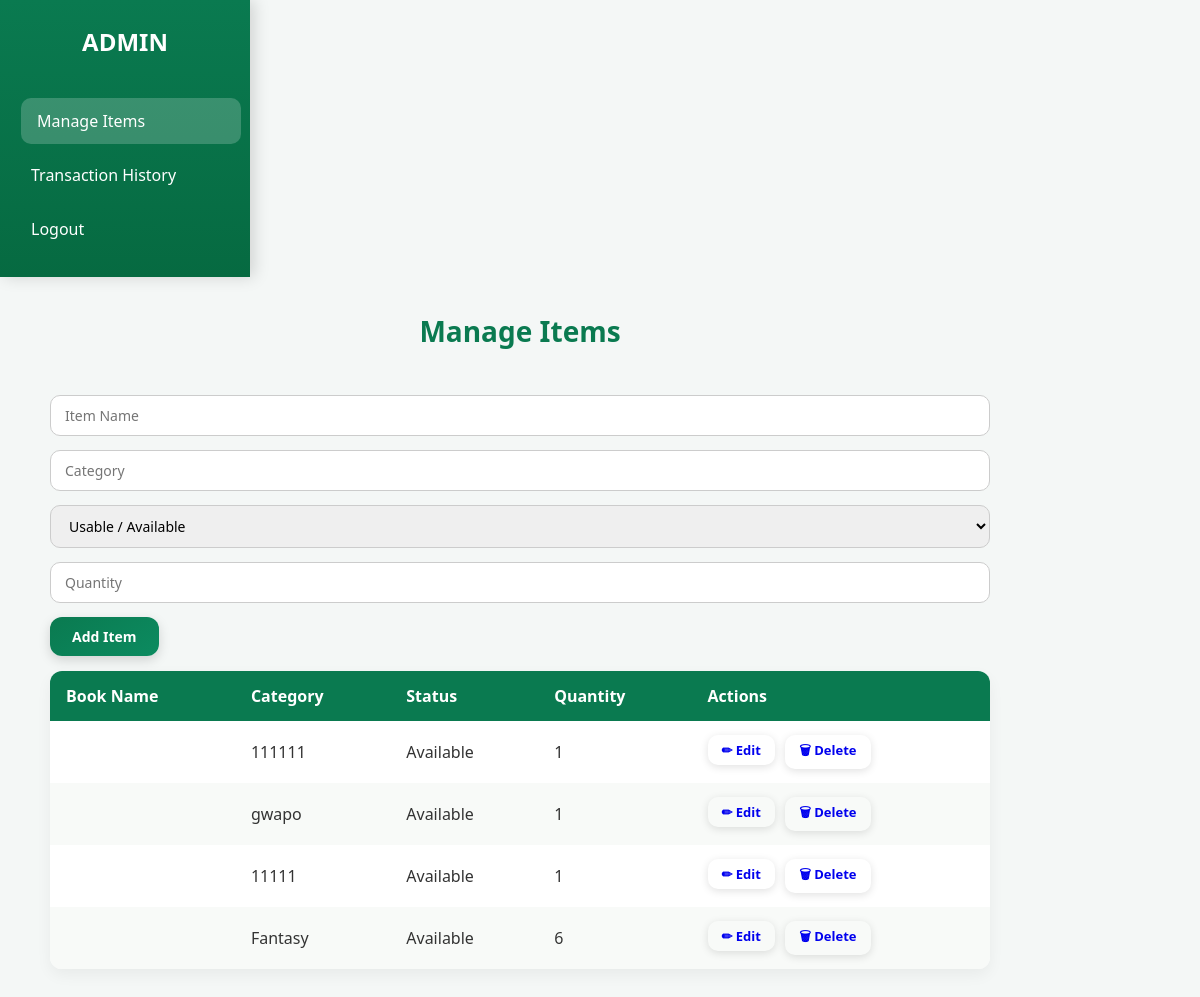
The app's page /pisti/manage_item.php (signed in), older data.
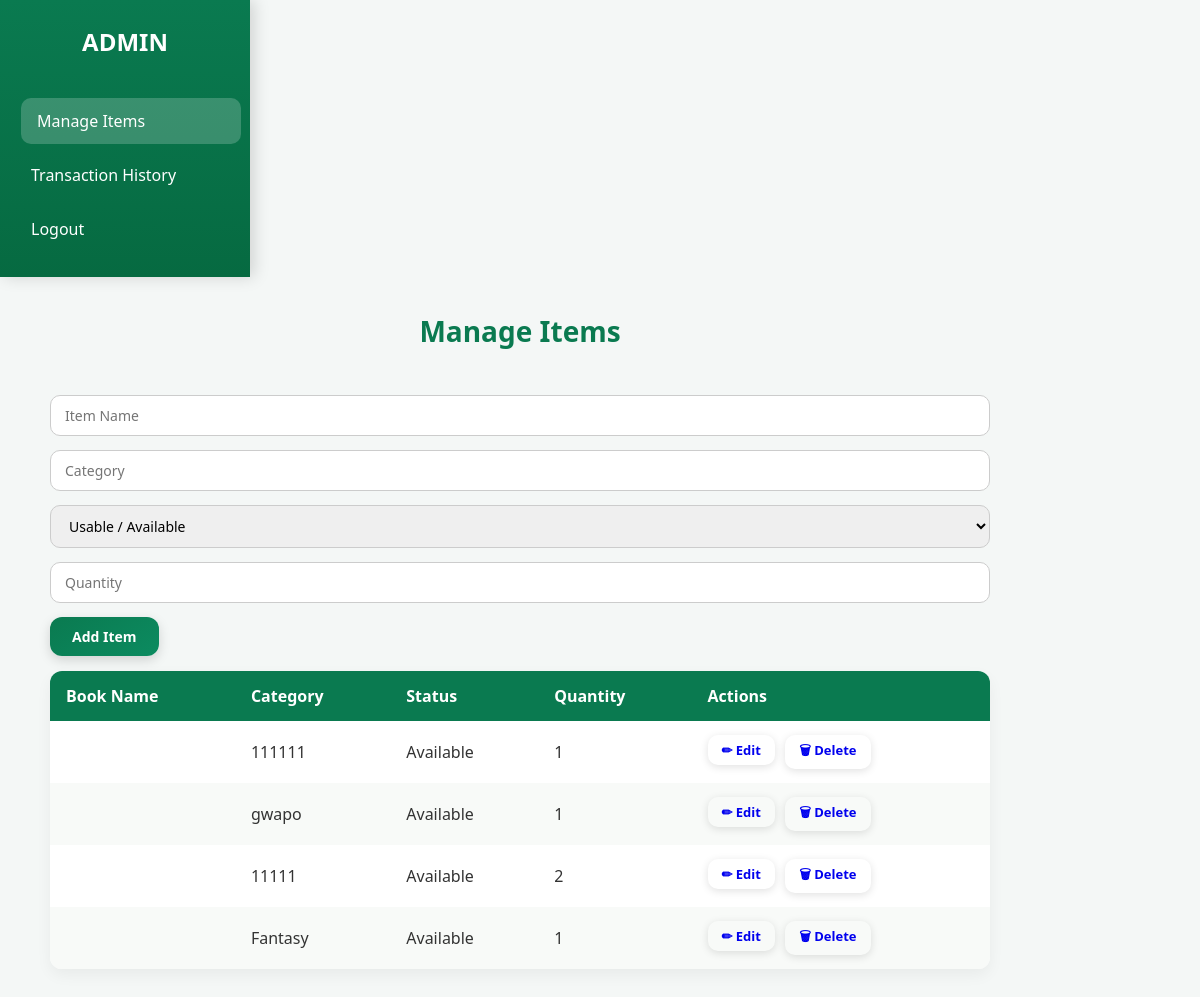
The same page, newer data.
### tables this page shows
CREATE TABLE `books` (
  `book_id` int(11) NOT NULL,
  `Title` varchar(255) NOT NULL,
  `category` varchar(100) NOT NULL,
  `status` enum('Available','Borrowed','Defective','Out of Stock') DEFAULT 'Available',
  `volume` int(11) NOT NULL,
  `available` int(11) DEFAULT 0,
  `borrowed` int(11) DEFAULT 0,
  `Author` varchar(255) NOT NULL,
  `Accession_Number` int(15) NOT NULL,
  `Book_Year` int(254) NOT NULL,
  `Publisher` varchar(255) NOT NULL,
  `Shelf_Location` varchar(255) NOT NULL,
  `Call_Number` int(255) NOT NULL,
  `Copies` int(255) NOT NULL
);

### pisti/manage_item.php (the view, shortened to what this page needs)
<?php
include "db.php";
$items = $conn->query("SELECT * FROM books ORDER BY book_id DESC");
?>
<!DOCTYPE html>
<html lang="en">
<head>
<link rel="stylesheet" href="style.css">
</head>
<body>
<div class="container">
    <aside class="sidebar">
        <h2>ADMIN</h2>
        <ul>
            <li><a href="manage_items.php" class="nav-item active"> Manage Items</a></li>
            <li><a href="TransactionHistory.php" class="nav-item"> Transaction History</a></li>
            <li><a href="logout.php" class="nav-item">Logout</a></li>
        </ul>
    </aside>
    <main class="main">
        <header class="topbar"><h1>Manage Items</h1></header>
        <section class="page-inner">
            <form method="POST" class="item-form">
                <input type="text" name="itemName" placeholder="Item Name" required>
                <input type="text" name="itemCategory" placeholder="Category" required>
                <select name="itemStatus">
                    <option value="Usable / Available">Usable / Available</option>
                </select>
                <input type="number" name="itemQuantity" placeholder="Quantity" min="1" required>
                <button type="submit" name="addItem">Add Item</button>
            </form>
            <table id="itemTable">
                <thead>
                    <tr>
                        <th>Book Name</th>
                        <th>Category</th>
                        <th>Status</th>
                        <th>Quantity</th>
                        <th>Actions</th>
                    </tr>
                </thead>
                <tbody>
                <?php while ($row = $items->fetch_assoc()): ?>
                    <tr>
                        <td><?= htmlspecialchars($row['book_name']) ?></td>
                        <td><?= htmlspecialchars($row['category']) ?></td>
                        <td><?= htmlspecialchars($row['status']) ?></td>
                        <td><?= htmlspecialchars($row['volume']) ?></td>
                        <td>
                            <a href="edit.php?book_id=<?= $row['book_id'] ?>" class="edit-btn">✏ Edit</a>
                            <a href="delete.php?book_id=<?= $row['book_id'] ?>"
                               class="delete-btn"
                               onclick="return confirm('Are you sure you want to delete this item?');">
                               🗑 Delete
                            </a>
                        </td>
                    </tr>
                <?php endwhile; ?>
                </tbody>
            </table>
        </section>
    </main>
</div>
</body>
</html>

### pisti/style.css (style rules this page uses)
* { margin: 0; padding: 0; box-sizing: border-box; font-family: "Segoe UI", Tahoma, Geneva, sans-serif; }
body { display: flex; min-height: 100vh; background-color: #f4f7f6; color: #333; transition: background 0.3s, color 0.3s; }
.sidebar { width: 250px; background: linear-gradient(180deg, #0a7a50, #066a41); color: #fff; display: flex; flex-direction: column; gap: 15px; padding: 25px 15px; box-shadow: 4px 0 15px rgba(0, 0, 0, 0.15); transition: all 0.3s ease; }
.sidebar h2 { text-align: center; font-size: 24px; margin-bottom: 25px; font-weight: 700; }
.sidebar ul { list-style: none; padding: 0; display: flex; flex-direction: column; gap: 8px; }
.sidebar ul li a { color: #fff; text-decoration: none; display: block; padding: 12px 16px; border-radius: 10px; font-weight: 500; transition: all 0.3s ease; }
.sidebar ul li a:hover, .sidebar ul li a.active { background: rgba(255, 255, 255, 0.2); transform: translateX(6px); }
.main { flex: 1; padding: 35px 30px; max-width: 1000px; margin-left: 20px; display: flex; flex-direction: column; gap: 20px; }
.main h1 { font-size: 28px; text-align: center; margin-bottom: 25px; color: #0a7a50; }
form input[type="text"], form input[type="number"], form select, form textarea { width: 100%; padding: 10px 14px; margin-bottom: 14px; border-radius: 10px; border: 1px solid #ccc; font-size: 14px; transition: border 0.3s, box-shadow 0.3s; }
form button { background: linear-gradient(145deg, #0a7a50, #0c8b60); color: #fff; border: none; border-radius: 12px; padding: 10px 22px; font-size: 14px; font-weight: 600; cursor: pointer; box-shadow: 0 4px 12px rgba(0,0,0,0.15); transition: all 0.3s ease; }
table { width: 100%; border-collapse: collapse; margin-top: 15px; border-radius: 12px; overflow: hidden; box-shadow: 0 6px 15px rgba(0,0,0,0.05); background: #fff; transition: all 0.2s ease-in-out; }
table th, table td { padding: 14px 16px; text-align: left; }
table th { background: #0a7a50; color: #fff; font-weight: 600; }
table tr:nth-child(even) { background: #f8faf8; }
table td:nth-child(1), table td:nth-child(9) { font-weight: 700; color: #0a7a50; text-align: center; }
button, a.btn, td form button, td a { display: inline-flex; align-items: center; justify-content: center; padding: 6px 14px; font-size: 13px; font-weight: 600; border-radius: 10px; border: none; cursor: pointer; text-decoration: none; transition: all 0.25s ease; margin-right: 6px; box-shadow: 0 2px 8px rgba(0,0,0,0.12); }

Row changes from the older to the newer data that the page shows:
changed books (number 3 of 4 on the later page): volume "1" → "2"
changed books "Fantasy": volume "6" → "1"
